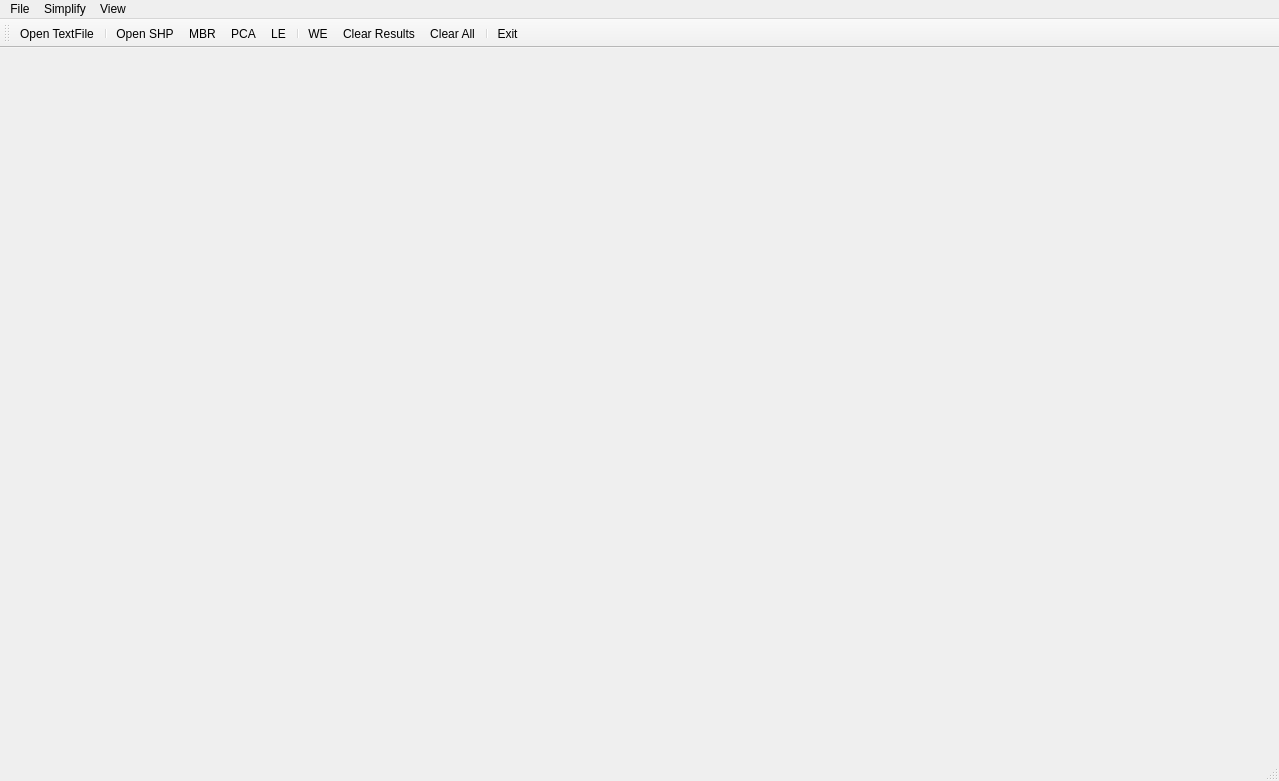
<?xml version="1.0" encoding="UTF-8"?>
<ui version="4.0">
 <class>MainForm</class>
 <widget class="QMainWindow" name="MainForm">
  <property name="geometry">
   <rect>
    <x>0</x>
    <y>0</y>
    <width>1279</width>
    <height>781</height>
   </rect>
  </property>
  <property name="windowTitle">
   <string>Building Simplify</string>
  </property>
  <widget class="QWidget" name="centralwidget">
   <layout class="QHBoxLayout" name="horizontalLayout">
    <item>
     <widget class="Draw" name="Canvas" native="true"/>
    </item>
   </layout>
  </widget>
  <widget class="QMenuBar" name="menubar">
   <property name="geometry">
    <rect>
     <x>0</x>
     <y>0</y>
     <width>1279</width>
     <height>21</height>
    </rect>
   </property>
   <widget class="QMenu" name="menuFile">
    <property name="title">
     <string>File</string>
    </property>
    <addaction name="actionOpen"/>
    <addaction name="actionOpen_SHP"/>
    <addaction name="separator"/>
    <addaction name="actionExit"/>
   </widget>
   <widget class="QMenu" name="menuSimplify">
    <property name="title">
     <string>Simplify</string>
    </property>
    <addaction name="actionMBR"/>
    <addaction name="actionPCA"/>
    <addaction name="actionLE"/>
    <addaction name="actionWE"/>
   </widget>
   <widget class="QMenu" name="menuView">
    <property name="title">
     <string>View</string>
    </property>
    <addaction name="actionClear_results"/>
    <addaction name="separator"/>
    <addaction name="actionClear_All"/>
   </widget>
   <addaction name="menuFile"/>
   <addaction name="menuSimplify"/>
   <addaction name="menuView"/>
  </widget>
  <widget class="QStatusBar" name="statusbar"/>
  <widget class="QToolBar" name="toolBar">
   <property name="windowTitle">
    <string>toolBar</string>
   </property>
   <attribute name="toolBarArea">
    <enum>TopToolBarArea</enum>
   </attribute>
   <attribute name="toolBarBreak">
    <bool>false</bool>
   </attribute>
   <addaction name="actionOpen"/>
   <addaction name="separator"/>
   <addaction name="actionOpen_SHP"/>
   <addaction name="actionMBR"/>
   <addaction name="actionPCA"/>
   <addaction name="actionLE"/>
   <addaction name="separator"/>
   <addaction name="actionWE"/>
   <addaction name="actionClear_results"/>
   <addaction name="actionClear_All"/>
   <addaction name="separator"/>
   <addaction name="actionExit"/>
  </widget>
  <action name="actionOpen">
   <property name="icon">
    <iconset resource="icons.qrc">
     <normaloff>:/images/icons/open_file.png</normaloff>:/images/icons/open_file.png</iconset>
   </property>
   <property name="text">
    <string> Open TextFile</string>
   </property>
   <property name="toolTip">
    <string>Open file</string>
   </property>
  </action>
  <action name="actionExit">
   <property name="icon">
    <iconset resource="icons.qrc">
     <normaloff>:/images/icons/exit.png</normaloff>:/images/icons/exit.png</iconset>
   </property>
   <property name="text">
    <string>Exit</string>
   </property>
   <property name="toolTip">
    <string>Close application</string>
   </property>
  </action>
  <action name="actionMBR">
   <property name="icon">
    <iconset resource="icons.qrc">
     <normaloff>:/images/icons/maer.png</normaloff>:/images/icons/maer.png</iconset>
   </property>
   <property name="text">
    <string>MBR</string>
   </property>
   <property name="toolTip">
    <string>SImpligy building using MBR</string>
   </property>
  </action>
  <action name="actionPCA">
   <property name="icon">
    <iconset resource="icons.qrc">
     <normaloff>:/images/icons/wa.png</normaloff>:/images/icons/wa.png</iconset>
   </property>
   <property name="text">
    <string>PCA</string>
   </property>
   <property name="toolTip">
    <string>SImpligy building using PCA</string>
   </property>
  </action>
  <action name="actionClear_results">
   <property name="icon">
    <iconset resource="icons.qrc">
     <normaloff>:/images/icons/clear.png</normaloff>:/images/icons/clear.png</iconset>
   </property>
   <property name="text">
    <string>Clear Results</string>
   </property>
  </action>
  <action name="actionClear_All">
   <property name="icon">
    <iconset resource="icons.qrc">
     <normaloff>:/images/icons/clear_er.png</normaloff>:/images/icons/clear_er.png</iconset>
   </property>
   <property name="text">
    <string>Clear All</string>
   </property>
   <property name="toolTip">
    <string>Clear all data</string>
   </property>
  </action>
  <action name="actionLE">
   <property name="icon">
    <iconset>
     <normaloff>icons/longestedge.png</normaloff>icons/longestedge.png</iconset>
   </property>
   <property name="text">
    <string>LE</string>
   </property>
   <property name="toolTip">
    <string>Longest Edge</string>
   </property>
  </action>
  <action name="actionOpen_SHP">
   <property name="text">
    <string>Open SHP</string>
   </property>
  </action>
  <action name="actionWE">
   <property name="text">
    <string>WE</string>
   </property>
  </action>
 </widget>
 <customwidgets>
  <customwidget>
   <class>Draw</class>
   <extends>QWidget</extends>
   <header>draw.h</header>
   <container>1</container>
  </customwidget>
 </customwidgets>
 <resources>
  <include location="icons.qrc"/>
 </resources>
 <connections/>
</ui>
